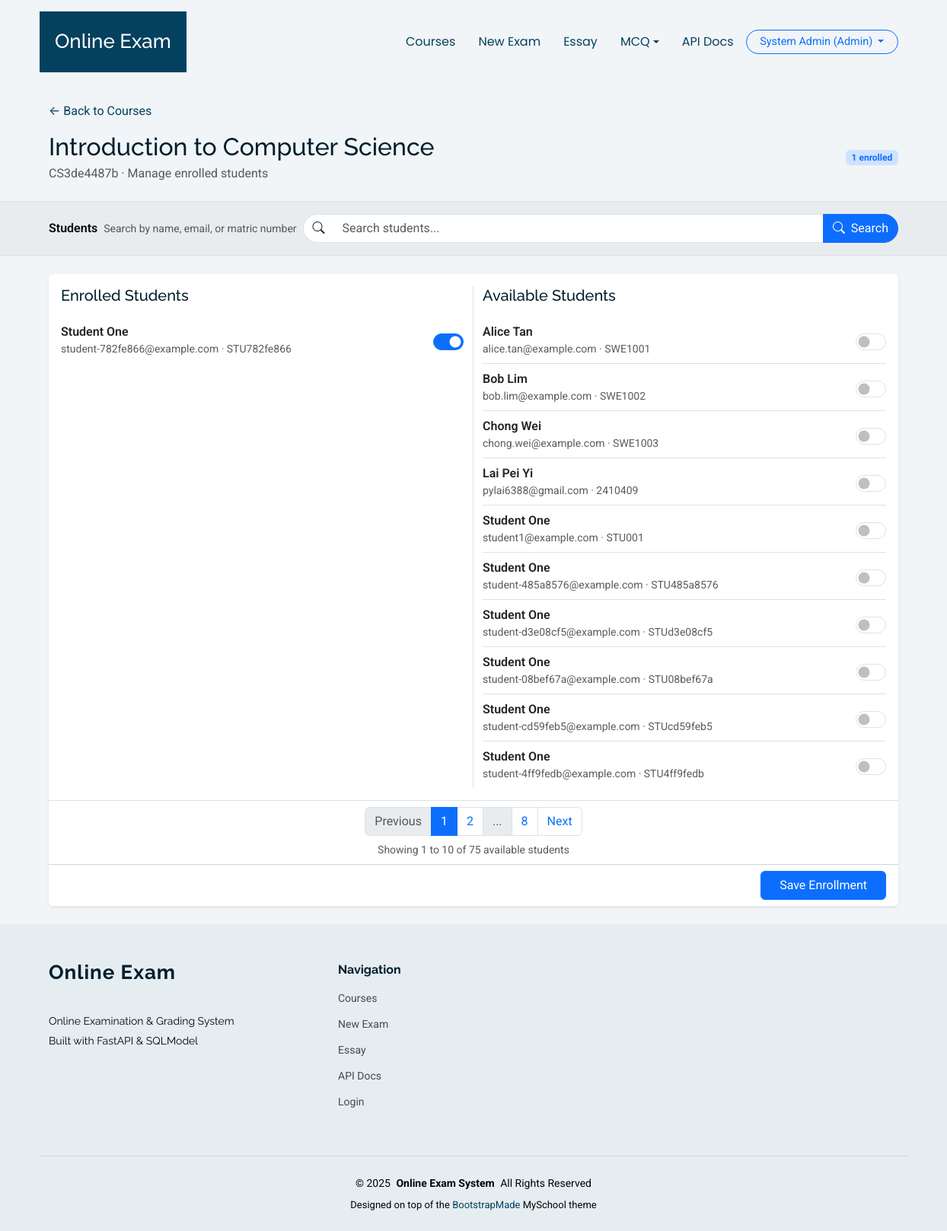
The page /courses/104/enroll (signed in) on the database its author committed.
### app/models.py (models this page shows)
class User(SQLModel, table=True):
    __table_args__ = (UniqueConstraint("email", name="uq_user_email"),)
    id: Optional[int] = Field(default=None, primary_key=True)
    name: str
    email: str  # must be unique
    password_hash: str
    role: str = Field(default="student")  # "admin", "lecturer", "student"
    student_id: Optional[int] = Field(default=None, foreign_key="student.id")
    is_active: bool = Field(default=True)
    created_at: datetime = Field(default_factory=datetime.utcnow)
    title: Optional[str] = None  # Dr., Prof., Assoc. Prof., Mr., Ms., Mrs., Ir., Ts.
    staff_id: Optional[str] = None  # Unique staff/employee ID (for lecturers)
    phone: Optional[str] = None  # Contact number
    last_login: Optional[datetime] = None  # Updated after login
    status: str = Field(default="active")  # active, suspended

class Course(SQLModel, table=True):
    __table_args__ = (UniqueConstraint("code", name="uq_course_code"),)
    id: Optional[int] = Field(default=None, primary_key=True)
    code: str
    name: str
    description: Optional[str] = None
    created_at: datetime = Field(default_factory=datetime.utcnow)

class Student(SQLModel, table=True):
    __table_args__ = (
        UniqueConstraint("matric_no", name="uq_student_matric_no"),
        UniqueConstraint("email", name="uq_student_email"),
    )
    id: Optional[int] = Field(default=None, primary_key=True)
    name: str
    email: str
    matric_no: str
    user_id: Optional[int] = Field(default=None, foreign_key="user.id")
    created_at: datetime = Field(default_factory=datetime.utcnow)
    program: Optional[str] = None  # e.g., "SWE", "BIM"
    year_of_study: Optional[int] = None  # e.g., 1, 2, 3, 4
    phone_number: Optional[str] = None
    gpa: Optional[float] = None

### app/routers/courses.py (the view)
@router.get("/{course_id}/enroll")
def enroll_form(
    course_id: int,
    request: Request,
    q: Optional[str] = Query(
        None, description="Search students by name, email, or matric"
    ),
    page: Optional[int] = Query(1, ge=1),
    session: Session = Depends(get_session),
    current_user: User = Depends(require_role(["lecturer", "admin"])),
):
    course = _get_course(course_id, session)
    enrollments = session.exec(
        select(Enrollment).where(Enrollment.course_id == course_id)
    ).all()
    enrolled_ids = {enrollment.student_id for enrollment in enrollments}
    stmt = select(Student)
    if q:
        pattern = f"%{q.strip()}%"
        stmt = stmt.where(
            (Student.name.ilike(pattern))
            | (Student.email.ilike(pattern))
            | (Student.matric_no.ilike(pattern))
        )
    stmt = stmt.order_by(Student.name)
    students = session.exec(stmt).all()
    enrolled_students = [s for s in students if s.id in enrolled_ids]
    available_students = [s for s in students if s.id not in enrolled_ids]
    total_available = len(available_students)
    total_pages = (total_available + ITEMS_PER_PAGE - 1) // ITEMS_PER_PAGE if total_available > 0 else 1
    page = min(page, total_pages) if total_pages > 0 else 1
    start_idx = (page - 1) * ITEMS_PER_PAGE
    end_idx = start_idx + ITEMS_PER_PAGE
    available_students_paginated = available_students[start_idx:end_idx]
    context = {
        "request": request,
        "course": course,
        "q": q or "",
        "enrolled_students": enrolled_students,  # Always show all enrolled
        "available_students": available_students_paginated,  # Paginated
        "enrolled_ids": enrolled_ids,
        "enrolled_count": len(enrolled_ids),
        "current_page": page,
        "total_pages": total_pages,
        "total_items": total_available,  # Total available students
        "items_per_page": ITEMS_PER_PAGE,
        "current_user": current_user,
    }
    return templates.TemplateResponse("courses/enroll.html", context)

### app/templates/courses/enroll.html (shortened to what this page needs)
{% extends "base.html" %}
{% block content %}
<div class="container py-4">
  <a href="/courses/" class="text-decoration-none">&larr; Back to Courses</a>
  <div class="d-flex justify-content-between align-items-center mt-3 flex-wrap gap-2">
    <div>
      <h2 class="mb-1">{{ course.name }}</h2>
      <p class="text-muted mb-0">{{ course.code }} &middot; Manage enrolled students</p>
    </div>
    <span class="badge bg-primary-subtle text-primary">
      {{ enrolled_count }} enrolled
    </span>
  </div>
</div>
<div class="bg-body-secondary border-top border-bottom py-3">
  <div class="container d-flex flex-wrap gap-2 justify-content-between align-items-center">
    <div class="d-flex gap-2 flex-wrap align-items-center">
      <span class="fw-semibold">Students</span>
      <span class="text-muted small">Search by name, email, or matric number</span>
    </div>
    <form class="enroll-search-input flex-grow-1" method="get">
      <div class="input-group">
        <span class="input-group-text bg-white">
          <i class="bi bi-search"></i>
        </span>
        <input name="q" value="{{ q }}" class="form-control" placeholder="Search students...">
        <button class="btn btn-primary" type="submit">
          <i class="bi bi-search me-1"></i> Search
        </button>
      </div>
    </form>
  </div>
</div>
<div class="container my-4">
  <form method="post">
    <div class="card shadow-sm border-0">
      <div class="card-body">
        {% if enrolled_students or available_students %}
        <div class="row g-4">
          <div class="col-lg-6 border-end">
            <h5 class="mb-3">Enrolled Students</h5>
            {% if enrolled_students %}
            <ul class="list-group list-group-flush">
              {% for student in enrolled_students %}
              <li class="list-group-item px-0 d-flex justify-content-between align-items-center">
                <div>
                  <div class="fw-semibold">{{ student.name }}</div>
                  <div class="text-muted small">
                    {{ student.email }} &middot; {{ student.matric_no }}
                  </div>
                </div>
                <div class="form-check form-switch enroll-toggle m-0">
                  <input class="form-check-input" type="checkbox" name="student_ids" value="{{ student.id }}"
                         id="student-{{ student.id }}" checked>
                </div>
              </li>
              {% endfor %}
            </ul>
            {% else %}
            <p class="text-muted small mb-0">
              No students enrolled yet. Use the list on the right to add students.
            </p>
            {% endif %}
          </div>
          <div class="col-lg-6">
            <h5 class="mb-3">Available Students</h5>
            {% if available_students %}
            <ul class="list-group list-group-flush">
              {% for student in available_students %}
              <li class="list-group-item px-0 d-flex justify-content-between align-items-center">
                <div>
                  <div class="fw-semibold">{{ student.name }}</div>
                  <div class="text-muted small">
                    {{ student.email }} &middot; {{ student.matric_no }}
                  </div>
                </div>
                <div class="form-check form-switch enroll-toggle m-0">
                  <input class="form-check-input" type="checkbox" name="student_ids" value="{{ student.id }}"
                         id="student-{{ student.id }}">
                </div>
              </li>
              {% endfor %}
            </ul>
            {% else %}
            <p class="text-muted small mb-0">
              No other students found matching this search.
            </p>
            {% endif %}
          </div>
        </div>
        {% else %}
        <p class="text-muted mb-0">
          No students found. Seed data will be added on startup, or you can create students in Sprint 2.
        </p>
        {% endif %}
      </div>
      {% if total_pages > 1 %}
      <div class="card-footer bg-white border-top">
        <nav aria-label="Student pagination">
          <ul class="pagination justify-content-center mb-2">
            {% if current_page > 1 %}
            <li class="page-item">
              <a class="page-link" href="?page={{ current_page - 1 }}{% if q %}&q={{ q }}{% endif %}">Previous</a>
            </li>
            {% else %}
            <li class="page-item disabled">
              <span class="page-link">Previous</span>
            </li>
            {% endif %}
            {% for p in range(1, total_pages + 1) %}
              {% if p == current_page %}
              <li class="page-item active">
                <span class="page-link">{{ p }}</span>
              </li>
              {% elif p == 1 or p == total_pages or (p >= current_page - 1 and p <= current_page + 1) %}
              <li class="page-item">
                <a class="page-link" href="?page={{ p }}{% if q %}&q={{ q }}{% endif %}">{{ p }}</a>
              </li>
              {% elif p == current_page - 2 or p == current_page + 2 %}
              <li class="page-item disabled">
                <span class="page-link">...</span>
              </li>
              {% endif %}
            {% endfor %}
            {% if current_page < total_pages %}
            <li class="page-item">
              <a class="page-link" href="?page={{ current_page + 1 }}{% if q %}&q={{ q }}{% endif %}">Next</a>
            </li>
            {% else %}
            <li class="page-item disabled">
              <span class="page-link">Next</span>
            </li>
            {% endif %}
          </ul>
          <div class="text-center text-muted small">
            Showing {{ ((current_page - 1) * items_per_page) + 1 }} to {{ [current_page * items_per_page, total_items]|min }} of {{ total_items }} available students
          </div>
        </nav>
      </div>
      {% endif %}
      <div class="card-footer bg-white d-flex justify-content-end">
        <button class="btn btn-primary px-4" type="submit">Save Enrollment</button>
      </div>
    </div>
  </form>
</div>
{% endblock %}

### app/templates/base.html (shortened to what this page needs)
<!DOCTYPE html>
<html lang="en">
<head>
  <link href="/static/myschool/assets/vendor/bootstrap/css/bootstrap.min.css" rel="stylesheet">
  <link href="/static/myschool/assets/vendor/bootstrap-icons/bootstrap-icons.css" rel="stylesheet">
  <link href="/static/myschool/assets/vendor/aos/aos.css" rel="stylesheet">
  <link href="/static/myschool/assets/vendor/swiper/swiper-bundle.min.css" rel="stylesheet">
  <link href="/static/myschool/assets/vendor/glightbox/css/glightbox.min.css" rel="stylesheet">
  <link href="/static/myschool/assets/css/main.css" rel="stylesheet">
</head>
<body class="index-page">
  <header id="header" class="header d-flex align-items-center sticky-top">
    <div
      class="header-container container-fluid container-xl position-relative d-flex align-items-center justify-content-end">
      <a href="/" class="logo d-flex align-items-center me-auto">
        <h1 class="sitename">Online Exam</h1>
      </a>
      <nav id="navmenu" class="navmenu">
        <ul>
          {% if current_user and (current_user.role == "lecturer" or current_user.role == "admin") %}
          <li><a href="/courses/">Courses</a></li>
          <li><a href="/exams/new">New Exam</a></li>
          <li><a href="/essay">Essay</a></li>
          <li class="nav-item dropdown">
            <a class="nav-link dropdown-toggle" href="#" id="mcqDropdown" role="button" data-bs-toggle="dropdown" aria-expanded="false">
              MCQ
            </a>
          </li>
          <li><a href="/docs">API Docs</a></li>
          {% endif %}
        </ul>
      </nav>
      <div class="d-flex align-items-center gap-2 ms-3 header-user-dropdown">
        {% if current_user %}
          <div class="dropdown">
            <button class="btn btn-outline-primary btn-sm header-auth-btn dropdown-toggle" type="button" id="userMenu"
              data-bs-toggle="dropdown" aria-expanded="false">
              {{ current_user.name }} ({{ current_user.role|capitalize }})
            </button>
          </div>
        {% else %}
          <a href="/auth/login" class="btn btn-outline-primary btn-sm header-auth-btn">Login</a>
          <a href="/auth/register-student" class="btn btn-primary btn-sm header-auth-btn">Student Register</a>
        {% endif %}
      </div>
    </div>
  </header>
  <main class="main">
    {% block content %}{% endblock %}
  </main>
  <footer id="footer" class="footer position-relative light-background">
    <div class="container footer-top">
      <div class="row gy-4">
        <div class="col-lg-4 col-md-6 footer-about">
          <a href="/courses/" class="logo d-flex align-items-center">
            <span class="sitename">Online Exam</span>
          </a>
          <div class="footer-contact pt-3">
            <p>Online Examination &amp; Grading System</p>
            <p>Built with FastAPI &amp; SQLModel</p>
          </div>
        </div>
        <div class="col-lg-2 col-md-3 footer-links">
          <h4>Navigation</h4>
          <ul>
            <li><a href="/courses/">Courses</a></li>
            <li><a href="/exams/new">New Exam</a></li>
            <li><a href="/essay">Essay</a></li>
            <li><a href="/docs">API Docs</a></li>
            <li><a href="/auth/login">Login</a></li>
          </ul>
        </div>
      </div>
    </div>
    <div class="container copyright text-center mt-4">
      <p>&copy; <span>2025</span> <strong class="px-1 sitename">Online Exam System</strong> <span>All Rights
          Reserved</span></p>
      <div class="credits">
        Designed on top of the <a href="https://bootstrapmade.com/">BootstrapMade</a> MySchool theme
      </div>
    </div>
  </footer>
</body>
</html>

### app/templates/base.html (style rules this page uses)
.header-user-dropdown .dropdown-toggle, .header-auth-btn { border-radius: 999px; padding-inline: 1.1rem; font-size: 0.9rem; }

### app/templates/courses/enroll.html (style rules this page uses)
.enroll-search-input .form-control { border-radius: 999px 0 0 999px; }
.enroll-search-input .input-group-text { border-radius: 999px 0 0 999px; border-right: 0; }
.enroll-search-input .form-control { border-left: 0; }
.enroll-search-input .btn { border-radius: 0 999px 999px 0; }
.enroll-toggle .form-check-input { width: 2.5rem; height: 1.4rem; cursor: pointer; }

### rows shown on the page
User: name "System Admin", role "Admin"
Course: name "Introduction to Computer Science", code "CS3de4487b"
Student: name "Student One", email "student-782fe866@example.com", matric_no "STU782fe866"
Student: name "Alice Tan", email "alice.tan@example.com", matric_no "SWE1001"
Student: name "Bob Lim", email "bob.lim@example.com", matric_no "SWE1002"
Student: name "Chong Wei", email "chong.wei@example.com", matric_no "SWE1003"
Student: name "Lai Pei Yi", email "pylai6388@gmail.com", matric_no "2410409"
Student: name "Student One", email "student1@example.com", matric_no "STU001"
Student: name "Student One", email "student-485a8576@example.com", matric_no "STU485a8576"
Student: name "Student One", email "student-d3e08cf5@example.com", matric_no "STUd3e08cf5"
Student: name "Student One", email "student-08bef67a@example.com", matric_no "STU08bef67a"
Student: name "Student One", email "student-cd59feb5@example.com", matric_no "STUcd59feb5"
Student: name "Student One", email "student-4ff9fedb@example.com", matric_no "STU4ff9fedb"

### other values the page prints
{{ enrolled_count }} "1"
{{ p }} "1"
{{ p }} "2" "8"
{{ ((current_page - 1) * items_per_page) + 1 }} "1"
{{ [current_page * items_per_page, total_items]|min }} "10"
{{ total_items }} "75"
